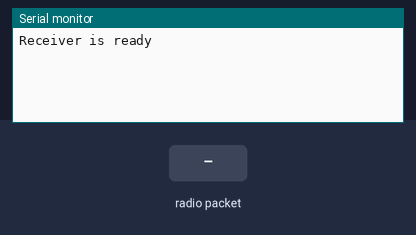
A sketch run on a simulated ESP32. Shown: the last lines printed to the serial monitor. The test bench sets the inputs (shaded band). Nothing arrives over Bluetooth unless stated.

Above: at 1.2 s.
1.3 s: radio packet "1" arrives
At 2.5 s:
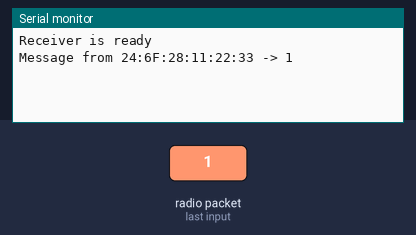
2.8 s: radio packet "0" arrives
At 3.6 s:
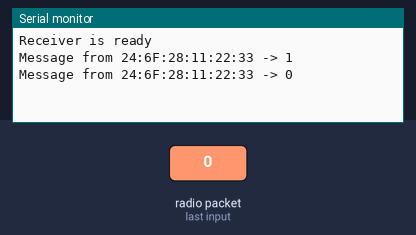
4.3 s: radio packet "2" arrives
At 4.8 s:
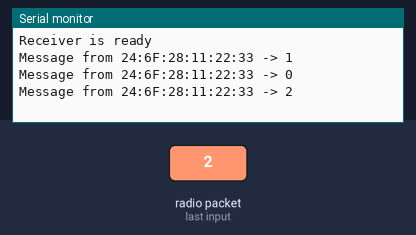

The sketch:

receiver.ino
```cpp
#include <esp_now.h>
#include <WiFi.h>
#include "BluetoothSerial.h"

BluetoothSerial SerialBT;

// Callback function to receive data from sender (ESP-IDF v5.5)
void onReceive(const esp_now_recv_info *recvInfo, const uint8_t *data, int len) {
  char msg[len + 1];
  memcpy(msg, data, len);
  msg[len] = '\0';

  // Print sender MAC address and message
  Serial.print("Message from ");
  for (int i = 0; i < 6; i++) {
    Serial.print(recvInfo->src_addr[i], HEX);
    if (i < 5) Serial.print(":");
  }
  Serial.print(" -> ");
  Serial.println(msg);

  // Send received message to Bluetooth Serial
  SerialBT.print("From ESP: ");
  SerialBT.println(msg);
}

void setup() {
  Serial.begin(115200);
  SerialBT.begin("Receiver_BT");  // Bluetooth name

  WiFi.mode(WIFI_STA);

  // Initialize ESP-NOW
  if (esp_now_init() != ESP_OK) {
    Serial.println("Error initializing ESP-NOW");
    return;
  }

  // Register receive callback
  esp_now_register_recv_cb(onReceive);

  Serial.println("Receiver is ready");
  SerialBT.println("Bluetooth receiver is ready");
}

void loop() {
  // No action needed, waiting for messages
}
```

Measured:
- after the input at 1.3 s, the serial monitor: prints a new line after 0.05 s (image 1)
- after the input at 2.8 s, the serial monitor: prints a new line after 0.05 s (image 2)
- after the input at 4.3 s, the serial monitor: prints a new line after 0.05 s (image 3)
